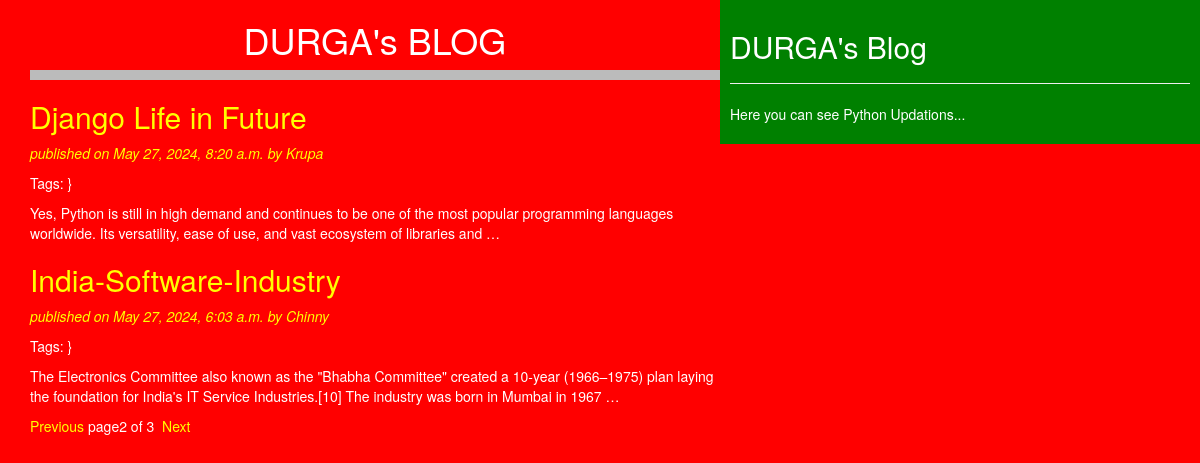
Screenshot of /?page=2 with the database file from the repository.
### blog/models.py (models this page shows, shortened)
class Post(models.Model):
    STATUS_CHOICES = (
        ('draft', 'Draft'),
        ('published', 'Published')
    )
    title = models.CharField(max_length=256)
    slug = models.SlugField(max_length=256, unique_for_date='publish')
    author = models.ForeignKey(User, related_name='blog_posts', on_delete=models.CASCADE)  # Added on_delete=models.CASCADE
    body = models.TextField()
    publish = models.DateTimeField(default=timezone.now)
    created = models.DateTimeField(auto_now_add=True)
    updated = models.DateTimeField(auto_now=True)
    status = models.CharField(max_length=10, choices=STATUS_CHOICES, default='draft')
    objects=CustomManager()
    tags=TaggableManager()
    class Meta:
        ordering = ('-publish',)  # Added a trailing comma to make it a tuple
    def get_absolute_url(self):
        return reverse('post_detail', args=[self.publish.year, self.publish.strftime('%m'), self.publish.strftime('%d'), self.slug])

### blog/views.py (the view)
# urls.py: path('', views.post_list_view),
def post_list_view(request,tag_slug=None):
    post_list=Post.objects.all()
    tag=None
    if tag_slug:
       tag=get_object_or_404(Tag,slug=tag_slug)
       post_list=post_list.filter(tags__in=[tag])
    paginator=Paginator(post_list,2)
    page_number=request.GET.get('page')
    try:
        post_list=paginator.page(page_number)
    except PageNotAnInteger:
        post_list=paginator.page(1)
    except EmptyPage:
        post_list=paginator.page(paginator.num_pages)
    return render(request,'blog/post_list.html',{'post_list':post_list})

### blog/models.py (called while the page is built)
    def get_queryset(self) -> models.QuerySet:
        return super().get_queryset().filter(status='published')

### blog/templates/blog/post_list.html (shortened to what this page needs)
<!DOCTYPE html>
{%extends 'blog/base.html'%}
{%block content%}
   <h1>DURGA's BLOG</h1>
   {%for post in post_list%}
           <a href="{{post.get_absolute_url}}"><h2>{{post.title}}</h2></a>
           <p id="date"> published on  {{post.publish}} by {{post.author|title}}</p>
           <p>Tags:
            }
           </p>
           {{post.body|truncatewords:30|linebreaks}}
   {%endfor%}
   {% include 'blog/pagination.html' with page=post_list%}
{%endblock%}

### blog/templates/static/css/blog.css (style rules this page uses)
h1 { text-align: center; border-bottom: 10px solid #bbb; padding-bottom: 10px; }
body { color:white; background-color: red; }
#date { font-style: italic; color:yellow; }
a { color:yellow; }

### rows the page displays
Post: title "Django Life in Future", publish "May 27, 2024, 8:20 a.m.", author "Krupa", body "Yes, Python is still in high demand and continues to be one of the most popular programming languages worldwide. Its versatility, ease of use, and vast ecosystem of libraries and …"
Post: title "India-Software-Industry", publish "May 27, 2024, 6:03 a.m.", author "Chinny", body "The Electronics Committee also known as the \"Bhabha Committee\" created a 10-year (1966–1975) plan laying the foundation for India's IT Service Industries.[10] The industry was born in Mumbai in 1967 …"

### other values shown
{{ page.number }} "2"
{{ page.paginator.num_pages }} "3"
